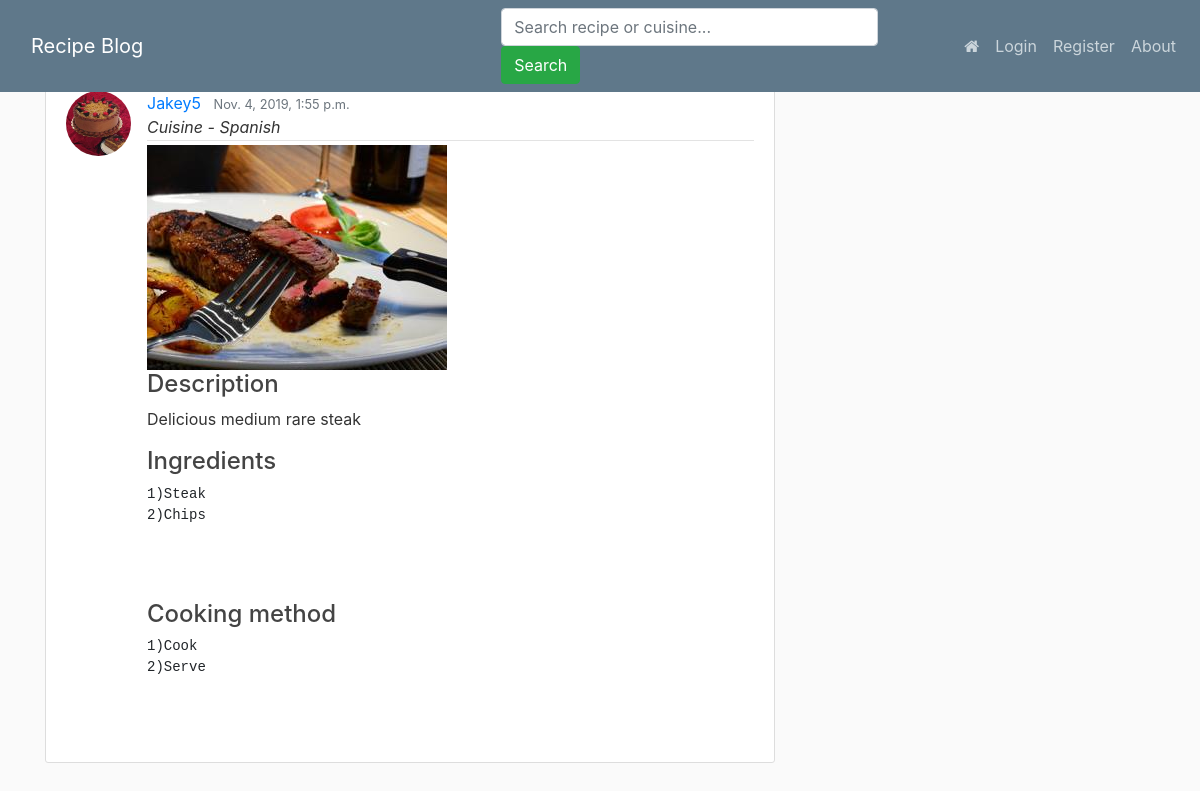
Page /post/20/ on the committed database.
### recipe_blog/models.py (models this page shows, shortened)
class Post(models.Model):
    image = models.ImageField(default='no_photo.jpg',
                              upload_to='media/recipe_pics', blank=True)
    recipe = models.CharField(max_length=200)
    description = models.CharField(max_length=200)
    cuisine = models.CharField(
        max_length=50, choices=CUISINE_CHOICES, default='Other')
    ingredients = models.TextField(unique=True)
    method = models.TextField(unique=True)
    date_posted = models.DateTimeField(default=timezone.now)
    author = models.ForeignKey(User, on_delete=models.CASCADE)
    class Meta:
        verbose_name_plural = "posts"

### users/models.py (models this page shows, shortened)
class Profile(models.Model):
    user = models.OneToOneField(User, on_delete=models.CASCADE)
    image = models.ImageField(default='default.jpg', upload_to='profile_pics')

### recipe_blog/views.py (the view)
# urls.py: path('post/<int:pk>/', PostDetailView.as_view(), name="post-detail"),
class PostDetailView(DetailView):
    model = Post

### recipe_blog/templates/recipe_blog/post_detail.html (shortened to what this page needs)
{% extends "recipe_blog/base.html" %}
{% block content %}
<article id="article" class="media content-section">
    <img class="rounded-circle article-img" src="{{ object.author.profile.image.url }}">
    <div id="NonOverflow" class="media-body">
        <div class="article-metadata">
            <a class="mr-2" href="{% url 'user-posts' object.author.username %}">{{ object.author }}</a>
            <small class="text-muted">{{ object.date_posted }}</small>
            <div>
                <i class="article-cuisine">Cuisine - {{ object.cuisine }}</i>
            </div>
        </div>
        <div>
            <img class="img-responsive" src="{{ post.image.url }}">
            <h4>Description</h4>
            <p class=" article-content">{{ object.description }}</p>
            <h4>Ingredients</h4>
            <pre style="white-space:pre-wrap">
                    <p class=" article-ingredients">{{ object.ingredients}}</p>
                </pre>
            <h4>Cooking method</h4>
            <pre style="white-space:pre-wrap">
                <p class="article-method">{{ object.method }}</p>
                </pre>
        </div>
    </div>
</article>
{% endblock content %}

### recipe_blog/static/recipe_blog/main.css (style rules this page uses)
body { background: #fafafa; color: #333333; margin-top: 5rem; }
h1, h2, h3, h4, h5, h6 { color: #444444; }
.content-section { background: #ffffff; padding: 10px 20px; border: 1px solid #dddddd; border-radius: 3px; margin-bottom: 20px; }
.article-content { white-space: pre-line; }
.article-img { height: 65px; width: 65px; margin-right: 16px; }
.article-metadata { padding-bottom: 1px; margin-bottom: 4px; border-bottom: 1px solid #e3e3e3 }
#article { width: auto; height: auto; }
#NonOverflow { overflow: auto; }

### recipe_blog/templates/recipe_blog/base.html (style rules this page uses)
pre:first-line { line-height: 0; }

### rows in the picture
Post: author.profile.image (placeholder picture), author "Jakey5", date_posted "Nov. 4, 2019, 1:55 p.m.", cuisine "Spanish", image (placeholder picture), description "Delicious medium rare steak", ingredients "1)Steak 2)Chips", method "1)Cook 2)Serve"
